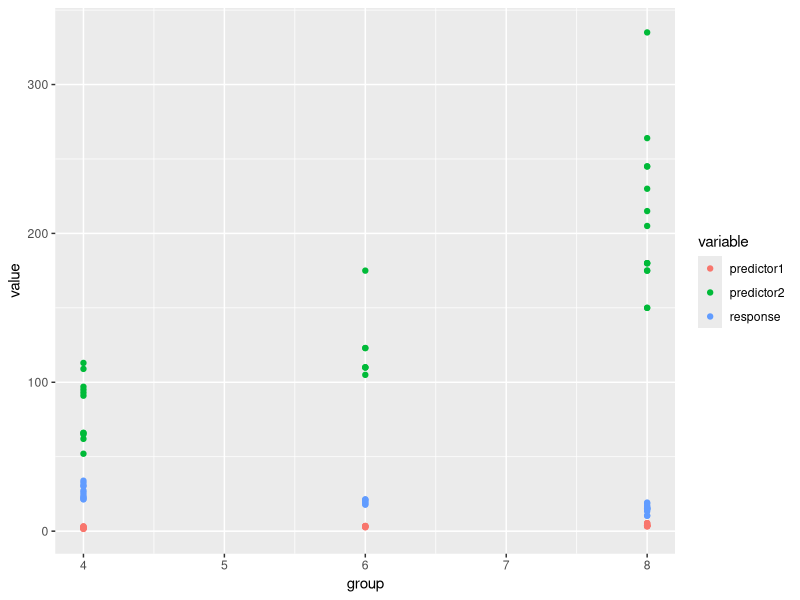

The R source for this figure:
library(ggplot2)
library(reshape2)
library(magrittr)
library(dplyr)

## =========================================================
## Load the data so we have something to plot.
## =========================================================

my_data <- read.csv("mtcars-renamed.csv")

## =========================================================
## Reshape the data so that it is in a more convenient form
## for plotting with ggplot2.
## =========================================================

plot_data <- my_data %>%
  select(predictor1, predictor2, response, group) %>%
  melt(id.vars = "group")

## =========================================================
## Plot the data and save the result so we can see it after
## we close the R session.
## =========================================================

fig_b <- ggplot() +
  geom_point(
    data = plot_data,
    mapping = aes(x = group, y = value, colour = variable)
  )

ggsave(filename = "fig-b.png",
       plot = fig_b,
       height = 7.4, width = 10.5,
       units = "cm")
